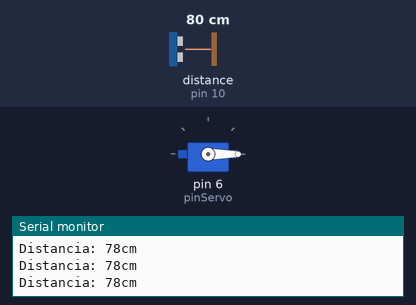
Bench run of a sketch on a simulated Arduino Uno, built with avr-gcc and run on an emulated ATmega328P. Shown: servo, the last lines printed to the serial monitor. Wiring (inferred from the names in the program): ultrasonic range finder: trigger pin 9; echo pin 10. The test bench sets the inputs (shaded band); at power-on: distance to the obstacle (sensor on pin 10) 80 cm. The echo pulse lasts 58.3 µs per cm.

Above: at 1.2 s.
1.3 s: distance to the obstacle (sensor on pin 10) set to 56 cm
4.3 s: distance to the obstacle (sensor on pin 10) set to 46 cm
At 5.5 s:
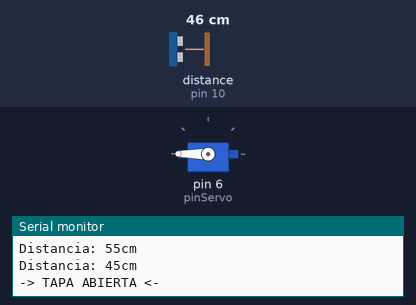
7.3 s: distance to the obstacle (sensor on pin 10) set to 60 cm
At 7.9 s:
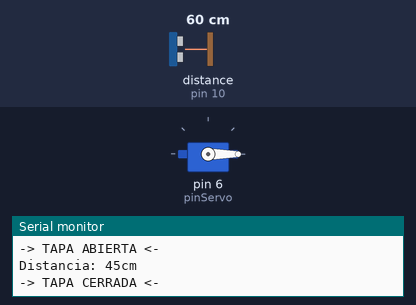
8.8 s: distance to the obstacle (sensor on pin 10) set to 2 cm
At 9.3 s:
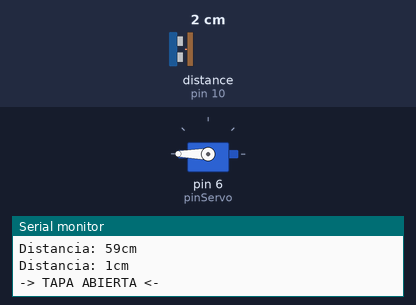
Timing chart, 0 to 12.4 s (numbered marks = the images above; inputs shaded):
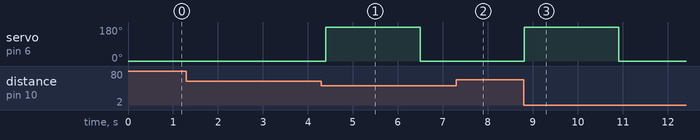

The sketch:

proyecto_basurero_inteligente.ino
```cpp
#include <Servo.h>

const int pinTrig = 9;
const int pinEcho = 10;
const int pinServo = 6;

Servo miServo;
bool tapaAbierta = false;

void setup() {
  Serial.begin(9600);

  pinMode(pinTrig, OUTPUT);
  pinMode(pinEcho, INPUT);

  miServo.attach(pinServo);
  miServo.write(0); // Inicia cerrado
}

void loop() {
  long duracion;
  int distancia;

  // Pulso limpio para el sensor
  digitalWrite(pinTrig, LOW);
  delayMicroseconds(4); // Aumentado a 4 para mayor estabilidad
  digitalWrite(pinTrig, HIGH);
  delayMicroseconds(10);
  digitalWrite(pinTrig, LOW);

  duracion = pulseIn(pinEcho, HIGH, 30000); // 30000ms es el tiempo límite (timeout) si no encuentra eco
  distancia = duracion * 0.034 / 2;

  // FILTRO: Si la lectura está fuera de rango, ignoramos el loop actual
  if (distancia <= 0 || distancia > 250) {
    delay(50);
    return; // Salta el resto del código y vuelve a medir
  }

  Serial.print("Distancia: ");
  Serial.print(distancia);
  Serial.println("cm");

  // Condición para activar la tapa
  if (distancia < 50) {
    if (tapaAbierta == false) {
      miServo.write(180); // Abre rápido
      tapaAbierta = true;
      Serial.println("-> TAPA ABIERTA <-");
    }
    else {
      miServo.write(0); // Cierra rápido
      tapaAbierta = false;
      Serial.println("-> TAPA CERRADA <-");
    }
    delay(2000); // Aumentado a 2 segundos para que te dé tiempo de quitar la mano
  }

  delay(100);
}
```

Measured:
- the behaviour switches between 51 and 50 cm on distance to the obstacle (sensor on pin 10) (found by bisection; images 0 and 1)
- after the input at 4.3 s, servo on pin 6 (pinServo): 0° → 180° after 0.09 s, → 0° 2.1 s later
- after the input at 7.3 s, servo on pin 6 (pinServo): stays 0° (without the input it goes to 180° after 1.3 s)
- after the input at 8.8 s, servo on pin 6 (pinServo): 0° → 180° at once, → 0° 2.1 s later
